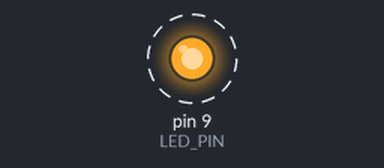
The sketch below on a simulated Arduino Uno, built with avr-gcc and run on an emulated ATmega328P. Shown: output pins drawn as LEDs (lit = HIGH). Dashed ring = blinking. What the sketch prints to the serial monitor is not drawn.

Above: at 0.5 s.
Timing chart, 0 to 4.6 s (numbered marks = the images above):
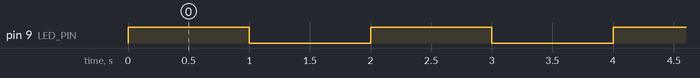

The sketch:

01_led_blink.ino
```cpp
/*
 * 第一組：光線控制組
 * 範例 1：LED 閃爍（認識數位輸出）
 *
 * 學習重點：
 * - pinMode() 設定腳位模式
 * - digitalWrite() 數位輸出
 * - delay() 延遲函數
 */

#define LED_PIN 9  // LED 接在 D9 腳位

void setup() {
  // 設定 LED 腳位為輸出模式
  pinMode(LED_PIN, OUTPUT);

  // 初始化序列埠（用於除錯）
  Serial.begin(9600);
  Serial.println("LED 閃爍程式啟動");
}

void loop() {
  // 點亮 LED
  digitalWrite(LED_PIN, HIGH);
  Serial.println("LED ON");
  delay(1000);  // 等待 1 秒

  // 熄滅 LED
  digitalWrite(LED_PIN, LOW);
  Serial.println("LED OFF");
  delay(1000);  // 等待 1 秒
}

/*
 * 練習題：
 * 1. 修改 delay 時間，讓 LED 閃爍更快或更慢
 * 2. 加入第二顆 LED，讓兩顆 LED 交替閃爍
 * 3. 製作 SOS 摩斯密碼閃爍（... --- ...）
 */
```

Measured:
- by itself, pin 9 (LED_PIN): alternates HIGH for 1.0 s and LOW for 1.0 s
